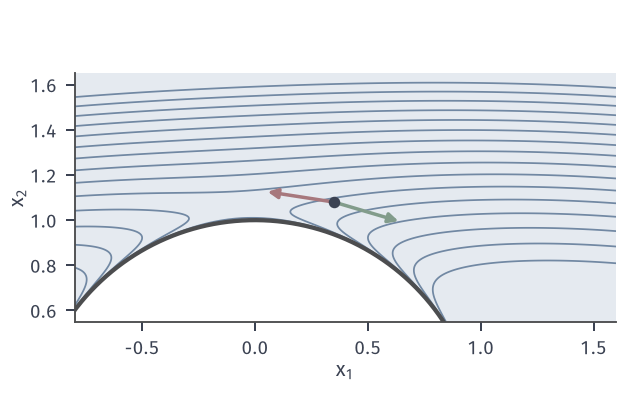

Source code (Python):
from pathlib import Path
import sys
ROOT = next(p for p in Path(__file__).resolve().parents if (p/"build.sh").is_file() and (p/"tex/book.tex").is_file())
sys.path.insert(0, str(ROOT/"figures/05-optimization/06-constrained-optimization/matplotlib/nlipm-common"))
from nlipm import *
OUT = Path(__file__).resolve().parent
# Indefinite barrier Hessian: Newton direction versus a shifted direction.
mu = .1
B = lambda u, v: v**2+.12*(u-.5)**2 - mu*np.log(u**2+v**2-1)
def gh(x):
    r = x@x-1; gr = np.array([.24*(x[0]-.5), 2*x[1]]) - mu*2*x/r
    H = np.diag([.24, 2.]) - mu*(2*np.eye(2)/r - 4*np.outer(x, x)/r**2)
    return gr, H
x0 = np.array([.35, 1.08]); gr, H = gh(x0); ev = np.linalg.eigvalsh(H)
dN = -np.linalg.solve(H, gr); delta = -ev[0]+.15; dR = -np.linalg.solve(H+delta*np.eye(2), gr)
fig, ax = figure(width_mm=88, height_mm=56)
u, v = np.meshgrid(np.linspace(-.8, 1.6, 600), np.linspace(.55, 1.65, 400)); r2 = u**2+v**2
with np.errstate(all='ignore'): Z = np.ma.masked_where(r2 <= 1.0005, B(u, v))
ax.fill_between([-.8, 1.6], .55, 1.65, color=BLUE_FILL, lw=0, zorder=0)
th = np.linspace(0, np.pi, 300); ax.fill(np.cos(th), np.sin(th), color='white', zorder=1); ax.plot(np.cos(th), np.sin(th), color=EDGE, lw=1.7, zorder=2)
ax.contour(u, v, Z, levels=np.arange(.72, 2.6, .12), colors=BLUE, linewidths=.7, zorder=1.5)
sc = .32/np.linalg.norm(dN) if np.linalg.norm(dN) > .32 else 1
ax.annotate('', xy=x0+sc*dN, xytext=x0, arrowprops=dict(arrowstyle='-|>', color=RED, lw=1.4), zorder=5)
scr = .32/np.linalg.norm(dR)
ax.annotate('', xy=x0+scr*dR, xytext=x0, arrowprops=dict(arrowstyle='-|>', color=GREEN, lw=1.4), zorder=5)
ax.plot(*x0, 'o', color=INK, ms=3.6, zorder=6)
ax.set_xlim(-.8, 1.6); ax.set_ylim(.55, 1.65); ax.set_aspect('equal'); ax.set_xlabel('$x_1$', labelpad=1); ax.set_ylabel('$x_2$', labelpad=1)
save(fig, OUT, 'figure', {'x0': x0.tolist(), 'H': H.tolist(), 'eig': ev.tolist(), 'grad': gr.tolist(), 'dN': dN.tolist(), 'delta': delta, 'dR': dR.tolist(), 'dec_N': float(gr@dN), 'dec_R': float(gr@dR)})
